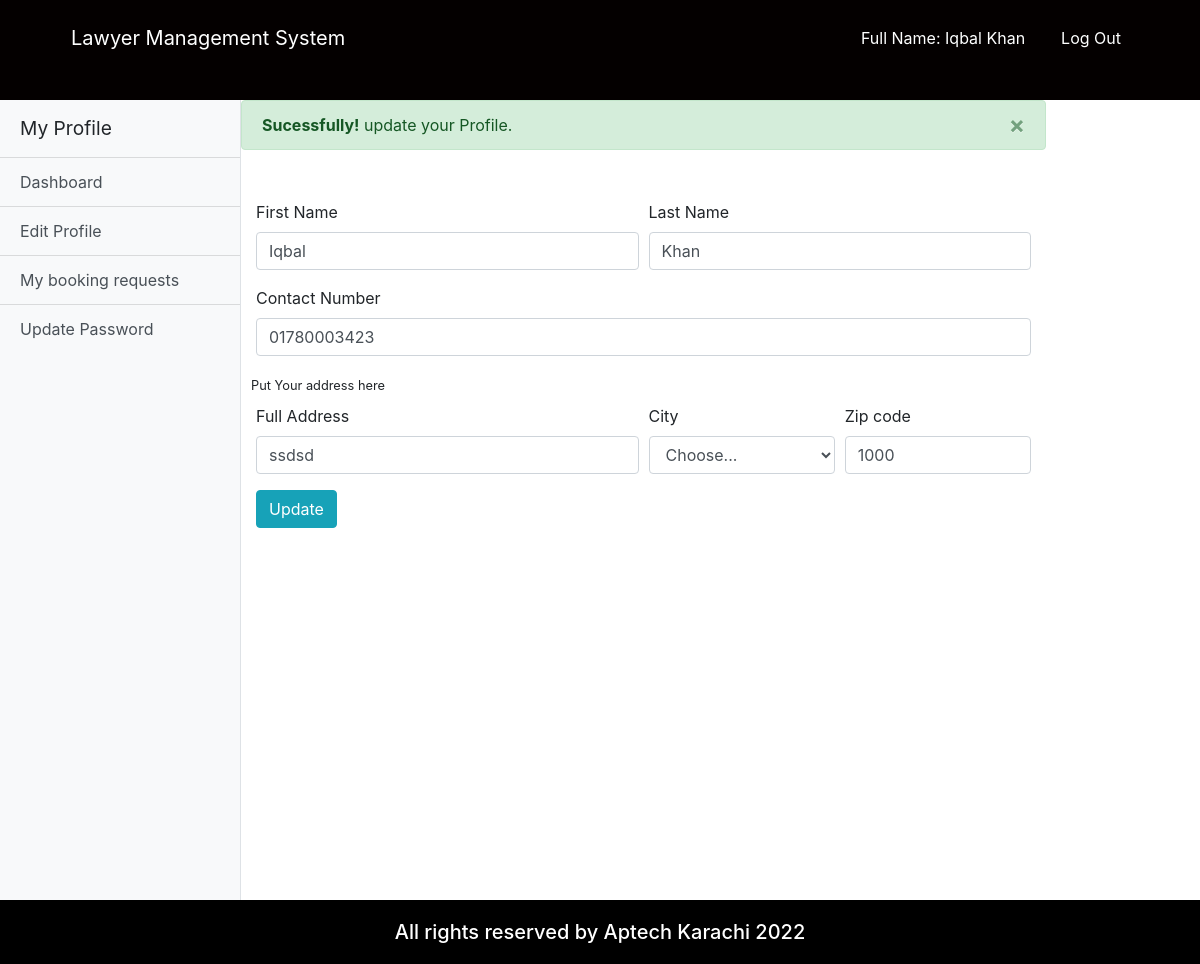
The page /user_profile.php?ok (signed in) on the database its author committed.
### tables this page shows
CREATE TABLE `user` (
  `u_id` varchar(20) NOT NULL,
  `first_Name` varchar(100) NOT NULL,
  `last_Name` varchar(100) NOT NULL,
  `email` varchar(100) NOT NULL,
  `password` varchar(100) NOT NULL,
  `status` varchar(100) NOT NULL,
  `role` varchar(100) NOT NULL
);

CREATE TABLE `client` (
  `client_id` varchar(20) NOT NULL,
  `contact_number` varchar(15) NOT NULL,
  `full_address` varchar(200) NOT NULL,
  `city` varchar(100) NOT NULL,
  `zip_code` varchar(50) NOT NULL,
  `image` varchar(200) NOT NULL
);

### user_profile.php (the view, shortened to what this page needs)
<?php
	if($_SESSION['login']==TRUE AND $_SESSION['status']=='Active'){
	?>
	<!doctype html>
	<html lang="en">
		<head>
			<link rel="stylesheet" href="https://use.fontawesome.com/releases/v5.8.1/css/all.css">
			<link rel="stylesheet" href="css/all.css">
			<link rel="stylesheet" href="css/simple-sidebar.css">
			<link rel="stylesheet" href="css/bootstrap.css">
			<link rel="stylesheet" href="css/style.css">
			<link rel="stylesheet" href="css/media.css">
		</head>
		<body>
			<header class="customnav">
				<div class="container">
					<div class="row">
						<div class="col-md-12">
							<nav class="navbar navbar-expand-lg ">
								<a class="navbar-brand cus-a" href="index.php">Lawyer Management System</a>
								<div class="collapse navbar-collapse" id="navbarSupportedContent">
									<ul class="navbar-nav ml-auto ">
										<li class="">
											<a class="nav-link cus-a" href="#">Full Name: <?php echo $_SESSION['first_Name'];?> <?php echo $_SESSION['last_Name'];?></a>
										</li>
										<li class="">
											<a class="nav-link cus-a" href="logout.php">Log Out</a>
										</li>
									</ul>
								</div>
							</nav>
						</div>
					</div>
				</div>
			</header>
			<body>
				<div class="d-flex" id="wrapper">
					<div class="bg-light border-right" id="sidebar-wrapper">
						<div class="sidebar-heading">My Profile</div>
						<div class="list-group list-group-flush">
							<a href="user_dashboard.php" class="list-group-item list-group-item-action bg-light">Dashboard</a>
							<a href="user_profile.php" class="list-group-item list-group-item-action bg-light">Edit Profile</a>
							<a href="user_booking.php" class="list-group-item list-group-item-action bg-light">My booking requests</a>
							<a href="update_password.php" class="list-group-item list-group-item-action bg-light">Update Password</a>
						</div>
					</div>
					<section class="editprofile">
						<?php if(isset($_GET['ok'])){
							echo "<div class='alert alert-success alert-dismissible fade show'>
							<button type='button' class='close' data-dismiss='alert' aria-label='Close'><span aria-hidden='true'>&times;</span></button>
							<strong>Sucessfully!</strong> update your Profile.
							</div>";
						}?>
						<?php
							$a=$_SESSION['client_id'];
							$conn = connect();
							$result = mysqli_query($conn,"SELECT * FROM user,client WHERE user.u_id=client.client_id AND user.status='Active' AND user.u_id='$a'");
							while($row = mysqli_fetch_array($result)) {
							?>
							<div class="container">
								<form class="cusform" action="save_user_edit_profile.php" method="post">
									<div class="form-row">
										<div class="form-group col-md-6">
											<label for="fname">First Name</label>
											<input type="text" class="form-control" name="first_Name"  id="first_Name" value="<?php echo $row["first_Name"]; ?>">
										</div>
										<div class="form-group col-md-6">
											<label for="lname">Last Name</label>
											<input type="text" class="form-control" name="last_Name"  id="last_Name" value="<?php echo $row["last_Name"]; ?>">
										</div>
									</div>
									<div class="form-group">
										<label for="num">Contact Number</label>
										<input type="text" class="form-control" name="contact_number" id="contact_number" value="<?php echo $row["contact_number"]; ?>">
									</div>
									<div class="form-row"><label for="edu"><small>Put Your address here </small></label></div>
									<div class="form-row">
										<div class="form-group col-md-6">
											<label for="address">Full Address</label>
											<input type="text" class="form-control" name="full_address" id="full_address" value="<?php echo $row["full_address"]; ?>">
										</div>
										<div class="form-group col-md-3">
											<label for="city">City</label>
											<select id="city" name="city" class="form-control">
												<option value=" " selected>Choose...</option>
											</select>
										</div>
										<div class="form-group col-md-3">
											<label for="zip">Zip code</label>
											<input type="text" class="form-control" name="zip_code" id="zip_code" value="<?php echo $row["zip_code"]; ?>">
										</div>
									</div>
									<button type="submit" class="btn btn-info">Update</button>
								</form>
							</div>
							<?php
							}
						?>
					</section>
				</div>
				</body>
				<footer>
					<div class="container">
						<div class="row">
						<div class="col">
							<h5>All rights reserved by Aptech Karachi 2022</h5>
						</div>
					</div>
				</div>
			</footer>
		</body>
	</html>
	<?php
	}else
	header('location:login.php?deactivate');
?>

### simple-sidebar.css (style rules this page uses)
body { overflow-x: hidden; }
#sidebar-wrapper { min-height: 100vh; margin-left: -15rem; -webkit-transition: margin .25s ease-out; -moz-transition: margin .25s ease-out; -o-transition: margin .25s ease-out; transition: margin .25s ease-out; }
#sidebar-wrapper .sidebar-heading { padding: 0.875rem 1.25rem; font-size: 1.2rem; }
#sidebar-wrapper .list-group { width: 15rem; }
@media (min-width: 768px) { #sidebar-wrapper { margin-left: 0; } }

### style.css (style rules this page uses)
* { margin: 0; padding: 0; }
html { height: 100% !important; }
body { display: flex !important; min-height: 100% !important; flex-direction: column; }
.customnav { background-color: #040000; height: 100px; }
.customnav a { margin: 10px 10px; }
.cus-a { color: white !important; }
footer { margin-top: auto; background-color: black; color: white; }
footer h5 { text-align: center; margin: 20px 0px; }
.cusform { margin-top: 50px; }

### rows shown on the page
user: first_Name "Iqbal", last_Name "Khan", contact_number "01780003423", full_address "ssdsd", zip_code "1000"

### other values the page prints
$_SESSION['first_Name'] "Iqbal"
$_SESSION['last_Name'] "Khan"
